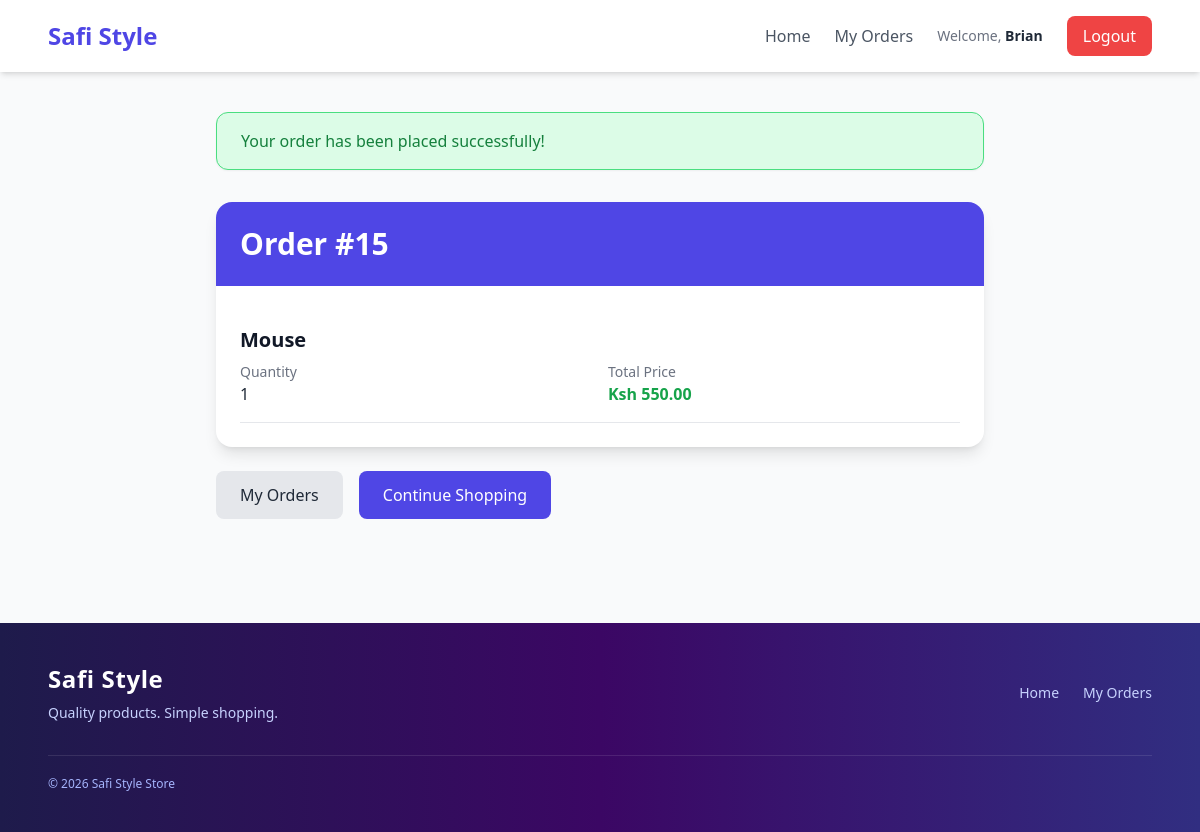
/orders/15/ (signed in), run on the app's committed database.
### myapp/models.py (models this page shows, shortened)
class Order(models.Model):
    user = models.ForeignKey(
        User,
        on_delete=models.CASCADE
    )
    created_at = models.DateTimeField(
        auto_now_add=True
    )

class OrderItem(models.Model):
    order = models.ForeignKey(
        Order,
        on_delete=models.CASCADE
    )
    product = models.ForeignKey(
        Product,
        on_delete=models.CASCADE
    )
    quantity = models.PositiveIntegerField(default=1)
    def total_price(self):
        return self.product.price * self.quantity

class Product(models.Model):
    category = models.ForeignKey(
        Category,
        on_delete=models.CASCADE
    )
    name = models.CharField(max_length=200)
    price = models.DecimalField(
        max_digits=10,
        decimal_places=2
    )
    image = models.ImageField(
        upload_to='products/',
        blank=True,
        null=True
    )

### myapp/views.py (the view)
@login_required
def order_detail(request, pk):
    order = get_object_or_404(
        Order,
        pk=pk,
        user=request.user
    )
    return render(
        request,
        "order_detail.html",
        {"order": order}
    )

### myapp/templates/order_detail.html
{% extends 'base.html' %}
{% block content %}
<div class="max-w-3xl mx-auto">
    <div class="bg-green-100 border border-green-400 text-green-700 px-6 py-4 rounded-xl mb-8 shadow-sm">
         Your order has been placed successfully!
    </div>
    <div class="bg-white rounded-2xl shadow-lg overflow-hidden">
        <div class="bg-indigo-600 text-white p-6">
            <h1 class="text-3xl font-bold">
                Order #{{ order.id }}
            </h1>
        </div>
        <div class="p-6">
            {% for item in order.orderitem_set.all %}
            <div class="border-b border-gray-200 py-4">
                <h2 class="text-xl font-semibold text-gray-900 mb-2">
                    {{ item.product.name }}
                </h2>
                <div class="grid grid-cols-2 gap-4">
                    <div>
                        <p class="text-gray-500 text-sm">
                            Quantity
                        </p>
                        <p class="font-medium">
                            {{ item.quantity }}
                        </p>
                    </div>
                    <div>
                        <p class="text-gray-500 text-sm">
                            Total Price
                        </p>
                        <p class="font-bold text-green-600">
                            Ksh {{ item.total_price }}
                        </p>
                    </div>
                </div>
            </div>
            {% empty %}
            <p class="text-gray-500">
                No items found in this order.
            </p>
            {% endfor %}
        </div>
    </div>
    <div class="mt-6 flex gap-4">
        <a href="{% url 'order_list' %}"
           class="bg-gray-200 text-gray-800 px-6 py-3 rounded-lg hover:bg-gray-300 transition">
            My Orders
        </a>
        <a href="{% url 'product_list' %}"
           class="bg-indigo-600 text-white px-6 py-3 rounded-lg hover:bg-indigo-700 transition">
            Continue Shopping
        </a>
    </div>
</div>
{% endblock %}

### myapp/templates/base.html (shortened to what this page needs)
<!DOCTYPE html>
<html lang="en">
<head>
<script src="https://cdn.tailwindcss.com"></script>
</head>
<body class="bg-gray-50 text-gray-800 min-h-screen">
<nav class="bg-white shadow-md">
    <div class="max-w-6xl mx-auto px-6 py-4 flex items-center justify-between">
        <a href="/" class="text-2xl font-bold text-indigo-600">
            Safi Style
        </a>
        <div class="flex items-center gap-6">
            <a href="/"
               class="text-gray-600 hover:text-indigo-600 font-medium transition">
                Home
            </a>
            {% if user.is_authenticated %}
                <a href="/orders/"
                   class="text-gray-600 hover:text-indigo-600 font-medium transition">
                    My Orders
                </a>
                <span class="text-sm text-gray-500">
                    Welcome, <strong class="text-gray-800">{{ user.username }}</strong>
                </span>
                <a href="{% url 'logout' %}"
                   class="bg-red-500 text-white px-4 py-2 rounded-lg hover:bg-red-600 transition">
                    Logout
                </a>
            {% endif %}
        </div>
    </div>
</nav>
<main class="max-w-6xl mx-auto px-6 py-10">
    {% block content %}
    {% endblock %}
</main>
<footer class="bg-gradient-to-r from-indigo-950 via-purple-950 to-indigo-900 text-white mt-16">
    <div class="max-w-6xl mx-auto px-6 py-10">
    <div class="flex flex-col md:flex-row items-center justify-between gap-6">
        <div class="text-center md:text-left">
            <div class="flex items-center justify-center md:justify-start gap-3 mb-2">
                <h3 class="text-2xl font-bold tracking-wide">
                    Safi Style
                </h3>
            </div>
            <p class="text-indigo-200 text-sm">
                Quality products. Simple shopping.
            </p>
        </div>
        <div class="flex items-center gap-6 text-sm">
            <a href="/" class="text-indigo-200 hover:text-white transition">
                Home
            </a>
            {% if user.is_authenticated %}
                <a href="/orders/" class="text-indigo-200 hover:text-white transition">
                    My Orders
                </a>
            {% endif %}
        </div>
    </div>
    <div class="border-t border-white/10 mt-8 pt-5 flex flex-col sm:flex-row items-center justify-between gap-2">
        <p class="text-xs text-indigo-300">
            &copy; 2026 Safi Style Store
        </p>
    </div>
</div>
</footer>
</body>
</html>

### data on the page
Order: id "15"
OrderItem: product.name "Mouse", quantity "1", total_price "550.00"

### other printed values
{{ user.username }} "Brian"
